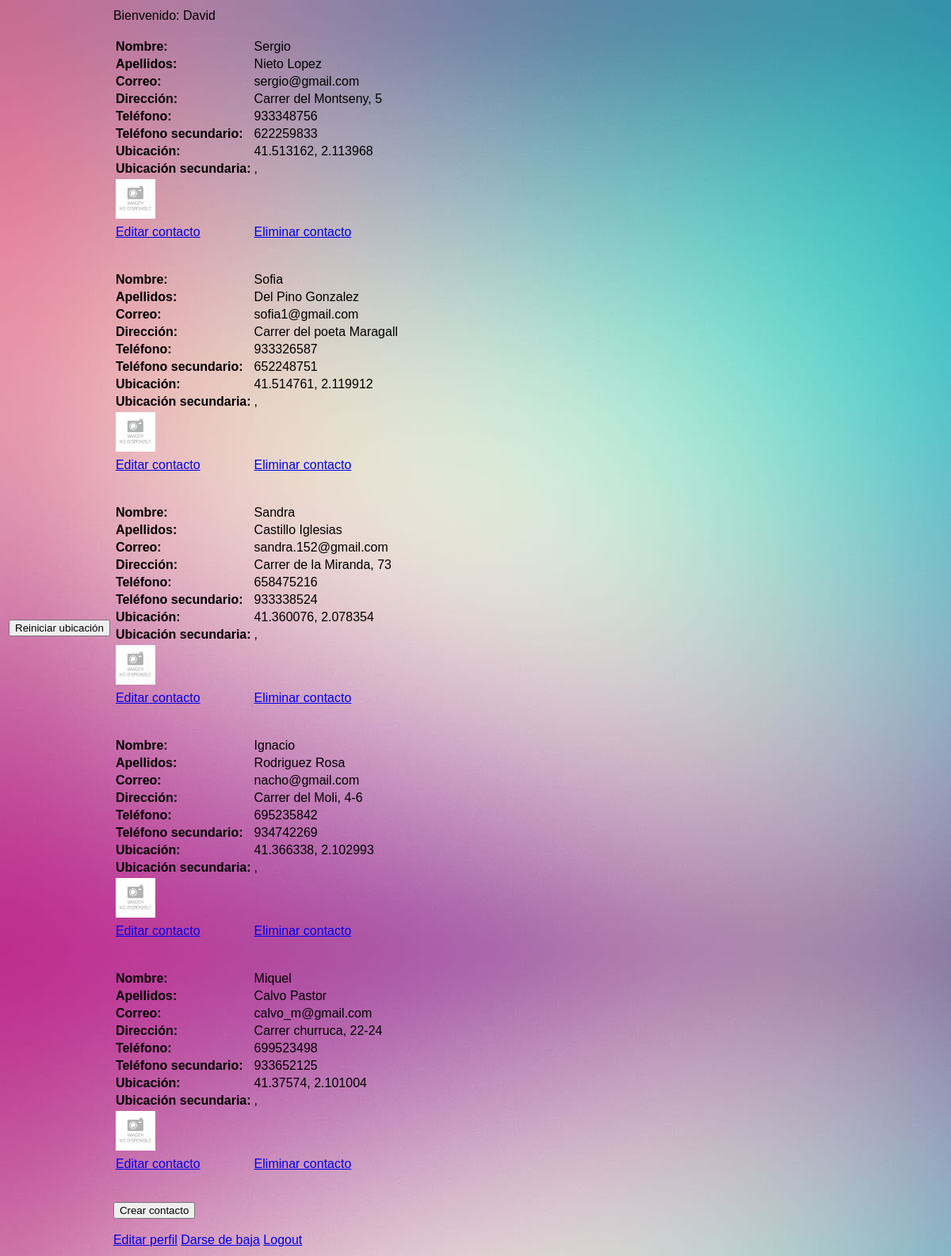
The app's page /img/principal.php (signed in) with its own data.
### tables this page shows
CREATE TABLE IF NOT EXISTS `contacto` (
  `id` int(11) NOT NULL,
  `nombre` varchar(30) NOT NULL,
  `apellidos` varchar(50) NOT NULL,
  `correo` varchar(75) NOT NULL,
  `direccion` varchar(100) NOT NULL,
  `telf_prim` int(30) NOT NULL,
  `telf_sec` int(30) DEFAULT NULL,
  `ubicacion_prim_lat` double NOT NULL,
  `ubicacion_prim_lon` double NOT NULL,
  `ubicacion_sec_lat` double DEFAULT NULL,
  `ubicacion_sec_lon` double DEFAULT NULL,
  `img` varchar(50) NOT NULL,
  `id_usuario` int(11) NOT NULL
);

### img/principal.php (the view, shortened to what this page needs)
<?php
	$user_id = $_SESSION['id'];
	include 'conexion.proc.php';
	$consulta_contactos = "SELECT * FROM contacto where id_usuario = $user_id";
	$result_contactos = mysqli_query($con, $consulta_contactos);
?>
<!DOCTYPE html>
<html>
	<head>
		<link rel="stylesheet" type="text/css" href="css/estilo.css"/>
	</head>
	<table><tr><td>
	<body onload="cargarmap()">
	    <button onclick="cargarmap()">Reiniciar ubicación</button>
	   </td>
	    <td>
		<?php
			if(isset($_SESSION['mail'])){
				echo "Bienvenido: " . $_SESSION['nombre'] . "<br/>";
				echo "<br/>";
			} else {
				$_SESSION['error']="No te saltes pasos!";
				header("location: index.php");
			}
			while($contacto = mysqli_fetch_array($result_contactos)){
				echo "<table>";
				echo "<tr><td><b>Nombre:</b></td> ";
				echo "<td>".utf8_encode($contacto['nombre'])."</td></tr>";
				echo "<tr><td><b>Apellidos:</b></td>";
				echo "<td>".utf8_encode($contacto['apellidos'])."</td></tr>";
				echo "<tr><td><b>Correo:</b></td>";
				echo "<td>".utf8_encode($contacto['correo'])."</td></tr>";
				echo "<tr><td><b>Dirección:</b></td>";
				echo "<td>".utf8_encode($contacto['direccion'])."</td></tr>";
				echo "<tr><td><b>Teléfono:</b></td>";
				echo "<td>".utf8_encode($contacto['telf_prim'])."</td></tr>";
				echo "<tr><td><b>Teléfono secundario:</b></td>";
				echo "<td>".utf8_encode($contacto['telf_sec']);
				echo "<tr><td><b>Ubicación:</b></td>";
				echo "<td>".utf8_encode($contacto['ubicacion_prim_lat']);
				echo ", ";
				echo utf8_encode($contacto['ubicacion_prim_lon'])."</td></tr>";
				echo "<tr><td><b>Ubicación secundaria:</b> ";
				echo "<td>".utf8_encode($contacto['ubicacion_sec_lat']);
				echo ", ";
				echo utf8_encode($contacto['ubicacion_sec_lon'])."</td></tr>";
				$fichero="img/$contacto[img]";
                if(file_exists($fichero)&&(($contacto['img']) != '')){
                  echo "<tr><td><div class='perfil'><img src='$fichero' width='50' heigth='50' >";
                }
                else{
                  echo "<tr><td><div class='perfil'><img src ='img/no_disponible.jpg'width='50' heigth='50'/>";
                }
                echo"</div></td></tr>";
                ?>
                <tr><td><a href="contactos_modificar.php?id=<?php echo $contacto['id'];?>">Editar contacto</a></td>
                <td><a href="contactos_baja.proc.php?id=<?php echo $contacto['id'];?>">Eliminar contacto</a></td></tr>
                <?php echo "</table><br><br/>";
			}
		?>
		<button type="button" onclick="window.location.href='contactos_insert.php'">Crear contacto</button>
		<br/><br/>
		<a href="usuarios_modificar.php">Editar perfil</a>
		<a href="usuarios_baja.proc.php?id=<?php echo $user_id;?>">Darse de baja</a>
		<a href="index.php">Logout</a>
		</td></tr></table>
	</body>
</html>

### css/estilo.css (style rules this page uses)
* { box-sizing:border-box; -moz-box-sizing:border-box; -webkit-box-sizing:border-box; font-family:arial; }
body { background:url("../img/fondo.jpg")#60B2FF }

### records on screen
contacto: nombre "Sergio", apellidos "Nieto Lopez", correo "sergio@gmail.com", direccion "Carrer del Montseny, 5", telf_prim "933348756", telf_sec "622259833", ubicacion_prim_lat "41.513162", ubicacion_prim_lon "2.113968"
contacto: nombre "Sofia", apellidos "Del Pino Gonzalez", correo "sofia1@gmail.com", direccion "Carrer del poeta Maragall", telf_prim "933326587", telf_sec "652248751", ubicacion_prim_lat "41.514761", ubicacion_prim_lon "2.119912"
contacto: nombre "Sandra", apellidos "Castillo Iglesias", correo "sandra.152@gmail.com", direccion "Carrer de la Miranda, 73", telf_prim "658475216", telf_sec "933338524", ubicacion_prim_lat "41.360076", ubicacion_prim_lon "2.078354"
contacto: nombre "Ignacio", apellidos "Rodriguez Rosa", correo "nacho@gmail.com", direccion "Carrer del Moli, 4-6", telf_prim "695235842", telf_sec "934742269", ubicacion_prim_lat "41.366338", ubicacion_prim_lon "2.102993"
contacto: nombre "Miquel", apellidos "Calvo Pastor", correo "calvo_m@gmail.com", direccion "Carrer churruca, 22-24", telf_prim "699523498", telf_sec "933652125", ubicacion_prim_lat "41.37574", ubicacion_prim_lon "2.101004"

### other values on screen
$_SESSION['nombre'] "David"
